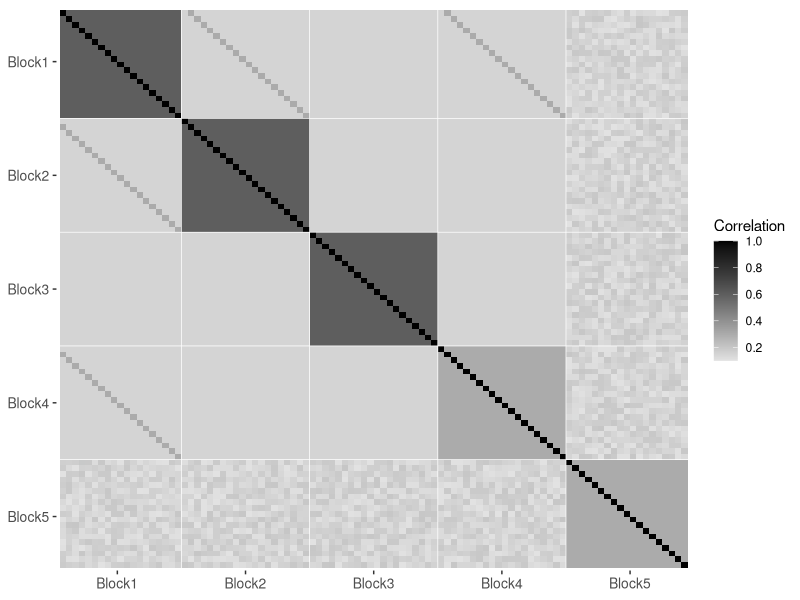

The R source for this figure: (Note: this script raises an error after producing the figure.)
########################
## Correlation matrix ##
########################
N <- 1000
J <- 60
p <- 100
set.seed(123456789)
# Block-wise underlying correlation matrix
block1 <- 1:20
block2 <- 21:40
block3 <- 41:60
block4 <- 61:80
block5 <- 81:100
Sigma.true <- matrix(0, nrow = p, ncol = p)
Sigma.true[block1, block1] <- 0.6
Sigma.true[block2, block2] <- 0.6
Sigma.true[block3, block3] <- 0.6
Sigma.true[block4, block4] <- 0.3
Sigma.true[block5, block5] <- 0.3

Sigma.true[block1, block2] <- 0.15
Sigma.true[cbind(block1, block2)] <- 0.3
Sigma.true[block1, block3] <- 0.15
Sigma.true[block2, block3] <- 0.15

Sigma.true[block1, block4] <- 0.15
Sigma.true[cbind(block1, block4)] <- 0.3
Sigma.true[block2, block4] <- 0.15
Sigma.true[cbind(block2, block4)] <- 0.15
Sigma.true[block3, block4] <- 0.15

Sigma.true[c(block1, block2, block3, block4), block5] <- matrix(runif(80 * 20, min = 0.1, max = 0.2), nrow = 80)

Sigma.true[lower.tri(Sigma.true)] <- t(Sigma.true)[lower.tri(Sigma.true)]
diag(Sigma.true) <- 1


# Plot heatmap of the correlation matrix
require(ggplot2)

# Dummy data
x <- 0:99
y <- 99:0
corrplot <- expand.grid(X=x, Y=y)
corrplot$Correlation <- as.vector(Sigma.true)

# Heatmap 
ggplot(corrplot, aes(X, Y, fill= Correlation)) + 
  geom_tile() +
  scale_fill_gradient2(low="white", high="black", breaks = (0:5)/5) + 
  scale_x_continuous(expand = c(0,0), breaks= seq(10, 90, 20) - 0.5, limits = c(0, 99), labels = c('Block1','Block2','Block3','Block4','Block5')) +
  scale_y_continuous(expand = c(0,0), breaks= seq(10, 90, 20) - 0.5, limits = c(0, 99), labels = c('Block5','Block4','Block3','Block2','Block1')) +
  theme(panel.background = element_rect(fill = 'NA'),
        panel.ontop = TRUE,
        panel.grid.major = element_blank(),
        axis.text = element_text(size = 10),
        axis.title.x = element_blank(),
        axis.title.y = element_blank()) 

########################
## Unknown parameters ##
########################
bin.ind <- c(1:10, 21:30, 41:50, 61:70, 81:90)
con.ind <- c(11:20, 31:40, 51:60, 71:80, 91:100)
ord.ind <- NULL
con.params.true <- list()
con.params.true$mean <- rep(0, 50)
con.params.true$sd <- rep(1, 50)
bin.params.true <- as.vector(matrix(c(-1.2, -0.3, 0, 0.3, 1.2), nrow = 5, ncol = 10))
ord.params.true <- NULL
beta.true <- rep(0, 100)

beta.true[c(1,11,22,32,43,53,64,74,85,95)] <- c(1, -1, 1, -1, 1, -1, 1, -1, 1, -1)/2

####################
## IRT parameters ##
####################
a.vec <- runif(J, 0.5, 1)
d.vec <- runif(J, -2, 0)

##############
## Booklets ##
##############
booklets <- matrix(0, nrow = 3, ncol = J)
booklets[1,1:20] <- 1
booklets[2,21:40] <- 1
booklets[3,41:60] <- 1
save( N, p, J, bin.ind, con.ind, ord.ind, con.params.true, bin.params.true, ord.params.true,
      beta.true, Sigma.true, block1, block2, block3, block4, block5, a.vec, d.vec, booklets,
      file = './Simulation/simulation_params.RData')
